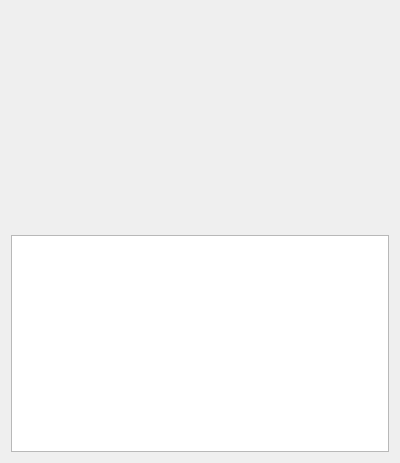
<?xml version="1.0" encoding="UTF-8"?>
<ui version="4.0">
 <class>Form</class>
 <widget class="QWidget" name="Form">
  <property name="geometry">
   <rect>
    <x>0</x>
    <y>0</y>
    <width>400</width>
    <height>463</height>
   </rect>
  </property>
  <property name="windowTitle">
   <string>Form</string>
  </property>
  <layout class="QVBoxLayout" name="verticalLayout">
   <item>
    <widget class="QWidget" name="widget" native="true">
     <property name="minimumSize">
      <size>
       <width>0</width>
       <height>100</height>
      </size>
     </property>
    </widget>
   </item>
   <item>
    <widget class="QGraphicsView" name="graphicsView">
     <property name="sizePolicy">
      <sizepolicy hsizetype="Minimum" vsizetype="Minimum">
       <horstretch>0</horstretch>
       <verstretch>0</verstretch>
      </sizepolicy>
     </property>
     <property name="minimumSize">
      <size>
       <width>100</width>
       <height>0</height>
      </size>
     </property>
    </widget>
   </item>
  </layout>
 </widget>
 <resources/>
 <connections/>
</ui>
